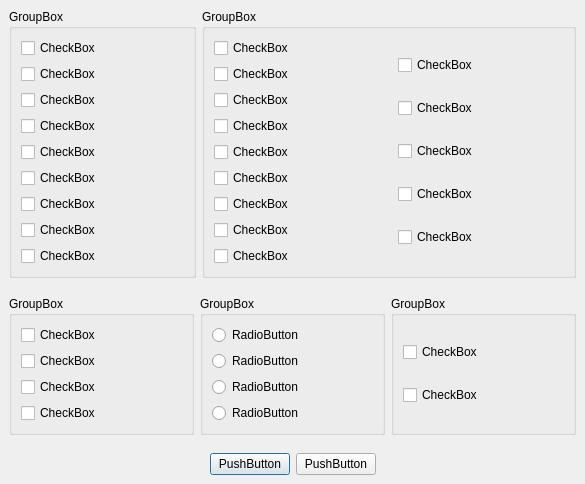
<?xml version="1.0" encoding="UTF-8"?>
<ui version="4.0">
 <class>cfgDialog</class>
 <widget class="QDialog" name="cfgDialog">
  <property name="geometry">
   <rect>
    <x>0</x>
    <y>0</y>
    <width>585</width>
    <height>415</height>
   </rect>
  </property>
  <property name="windowTitle">
   <string>Dialog</string>
  </property>
  <layout class="QHBoxLayout" name="horizontalLayout_3">
   <property name="spacing">
    <number>0</number>
   </property>
   <property name="leftMargin">
    <number>0</number>
   </property>
   <property name="topMargin">
    <number>0</number>
   </property>
   <property name="rightMargin">
    <number>0</number>
   </property>
   <property name="bottomMargin">
    <number>0</number>
   </property>
   <item>
    <widget class="QWidget" name="widget_3" native="true">
     <layout class="QVBoxLayout" name="verticalLayout">
      <property name="spacing">
       <number>0</number>
      </property>
      <property name="leftMargin">
       <number>0</number>
      </property>
      <property name="topMargin">
       <number>0</number>
      </property>
      <property name="rightMargin">
       <number>0</number>
      </property>
      <property name="bottomMargin">
       <number>0</number>
      </property>
      <item>
       <widget class="QWidget" name="widget_2" native="true">
        <layout class="QHBoxLayout" name="horizontalLayout_2" stretch="1,2">
         <item>
          <widget class="QGroupBox" name="baseOperGroup">
           <property name="title">
            <string>GroupBox</string>
           </property>
           <layout class="QVBoxLayout" name="verticalLayout_2">
            <item>
             <widget class="QCheckBox" name="readCheck">
              <property name="text">
               <string>CheckBox</string>
              </property>
             </widget>
            </item>
            <item>
             <widget class="QCheckBox" name="progCheck">
              <property name="text">
               <string>CheckBox</string>
              </property>
             </widget>
            </item>
            <item>
             <widget class="QCheckBox" name="blockProgCheck">
              <property name="text">
               <string>CheckBox</string>
              </property>
             </widget>
            </item>
            <item>
             <widget class="QCheckBox" name="illegalBitCheck">
              <property name="text">
               <string>CheckBox</string>
              </property>
             </widget>
            </item>
            <item>
             <widget class="QCheckBox" name="functionCheck">
              <property name="text">
               <string>CheckBox</string>
              </property>
             </widget>
            </item>
            <item>
             <widget class="QCheckBox" name="verifyCheck">
              <property name="text">
               <string>CheckBox</string>
              </property>
             </widget>
            </item>
            <item>
             <widget class="QCheckBox" name="eraseCheck">
              <property name="text">
               <string>CheckBox</string>
              </property>
             </widget>
            </item>
            <item>
             <widget class="QCheckBox" name="blankCheck">
              <property name="text">
               <string>CheckBox</string>
              </property>
             </widget>
            </item>
            <item>
             <widget class="QCheckBox" name="secureCheck">
              <property name="text">
               <string>CheckBox</string>
              </property>
             </widget>
            </item>
           </layout>
          </widget>
         </item>
         <item>
          <widget class="QGroupBox" name="otherOperGroup">
           <property name="title">
            <string>GroupBox</string>
           </property>
           <layout class="QHBoxLayout" name="horizontalLayout_4">
            <property name="spacing">
             <number>0</number>
            </property>
            <property name="leftMargin">
             <number>0</number>
            </property>
            <property name="topMargin">
             <number>0</number>
            </property>
            <property name="rightMargin">
             <number>0</number>
            </property>
            <property name="bottomMargin">
             <number>0</number>
            </property>
            <item>
             <widget class="QWidget" name="widget_4" native="true">
              <layout class="QVBoxLayout" name="verticalLayout_3">
               <item>
                <widget class="QCheckBox" name="insectionCheck">
                 <property name="text">
                  <string>CheckBox</string>
                 </property>
                </widget>
               </item>
               <item>
                <widget class="QCheckBox" name="pinCheck">
                 <property name="text">
                  <string>CheckBox</string>
                 </property>
                </widget>
               </item>
               <item>
                <widget class="QCheckBox" name="addressRelocateCheck">
                 <property name="text">
                  <string>CheckBox</string>
                 </property>
                </widget>
               </item>
               <item>
                <widget class="QCheckBox" name="IDCheck">
                 <property name="text">
                  <string>CheckBox</string>
                 </property>
                </widget>
               </item>
               <item>
                <widget class="QCheckBox" name="EEPROMCheck">
                 <property name="text">
                  <string>CheckBox</string>
                 </property>
                </widget>
               </item>
               <item>
                <widget class="QCheckBox" name="emptyBufferCheck">
                 <property name="text">
                  <string>CheckBox</string>
                 </property>
                </widget>
               </item>
               <item>
                <widget class="QCheckBox" name="protectCheck">
                 <property name="text">
                  <string>CheckBox</string>
                 </property>
                </widget>
               </item>
               <item>
                <widget class="QCheckBox" name="compareCheck">
                 <property name="text">
                  <string>CheckBox</string>
                 </property>
                </widget>
               </item>
               <item>
                <widget class="QCheckBox" name="masterCopyCheck">
                 <property name="text">
                  <string>CheckBox</string>
                 </property>
                </widget>
               </item>
              </layout>
             </widget>
            </item>
            <item>
             <widget class="QWidget" name="widget_5" native="true">
              <layout class="QVBoxLayout" name="verticalLayout_4">
               <item>
                <widget class="QCheckBox" name="vccVerifyCheck">
                 <property name="text">
                  <string>CheckBox</string>
                 </property>
                </widget>
               </item>
               <item>
                <widget class="QCheckBox" name="loopFunCheck">
                 <property name="text">
                  <string>CheckBox</string>
                 </property>
                </widget>
               </item>
               <item>
                <widget class="QCheckBox" name="onlineCheck">
                 <property name="text">
                  <string>CheckBox</string>
                 </property>
                </widget>
               </item>
               <item>
                <widget class="QCheckBox" name="unTestCheck">
                 <property name="text">
                  <string>CheckBox</string>
                 </property>
                </widget>
               </item>
               <item>
                <widget class="QCheckBox" name="enableSNCheck">
                 <property name="text">
                  <string>CheckBox</string>
                 </property>
                </widget>
               </item>
              </layout>
             </widget>
            </item>
           </layout>
          </widget>
         </item>
        </layout>
       </widget>
      </item>
      <item>
       <widget class="QWidget" name="widget" native="true">
        <layout class="QHBoxLayout" name="horizontalLayout">
         <item>
          <widget class="QGroupBox" name="checkSumGroup">
           <property name="title">
            <string>GroupBox</string>
           </property>
           <layout class="QVBoxLayout" name="verticalLayout_5">
            <item>
             <widget class="QCheckBox" name="sumCheck">
              <property name="text">
               <string>CheckBox</string>
              </property>
             </widget>
            </item>
            <item>
             <widget class="QCheckBox" name="wordSumCheck">
              <property name="text">
               <string>CheckBox</string>
              </property>
             </widget>
            </item>
            <item>
             <widget class="QCheckBox" name="crc16Check">
              <property name="text">
               <string>CheckBox</string>
              </property>
             </widget>
            </item>
            <item>
             <widget class="QCheckBox" name="crc32Check">
              <property name="text">
               <string>CheckBox</string>
              </property>
             </widget>
            </item>
           </layout>
          </widget>
         </item>
         <item>
          <widget class="QGroupBox" name="bitsGroup">
           <property name="title">
            <string>GroupBox</string>
           </property>
           <layout class="QVBoxLayout" name="verticalLayout_6">
            <item>
             <widget class="QRadioButton" name="bit4Button">
              <property name="text">
               <string>RadioButton</string>
              </property>
             </widget>
            </item>
            <item>
             <widget class="QRadioButton" name="bit8Button">
              <property name="text">
               <string>RadioButton</string>
              </property>
             </widget>
            </item>
            <item>
             <widget class="QRadioButton" name="bit12Button">
              <property name="text">
               <string>RadioButton</string>
              </property>
             </widget>
            </item>
            <item>
             <widget class="QRadioButton" name="bit16Button">
              <property name="text">
               <string>RadioButton</string>
              </property>
             </widget>
            </item>
           </layout>
          </widget>
         </item>
         <item>
          <widget class="QGroupBox" name="fileLoadGroup">
           <property name="title">
            <string>GroupBox</string>
           </property>
           <layout class="QVBoxLayout" name="verticalLayout_7">
            <item>
             <widget class="QCheckBox" name="wordAddressCheck">
              <property name="text">
               <string>CheckBox</string>
              </property>
             </widget>
            </item>
            <item>
             <widget class="QCheckBox" name="bigEndianCheck">
              <property name="text">
               <string>CheckBox</string>
              </property>
             </widget>
            </item>
           </layout>
          </widget>
         </item>
        </layout>
       </widget>
      </item>
      <item>
       <widget class="QWidget" name="widget_6" native="true">
        <layout class="QHBoxLayout" name="horizontalLayout_5">
         <item>
          <spacer name="horizontalSpacer">
           <property name="orientation">
            <enum>Qt::Horizontal</enum>
           </property>
           <property name="sizeHint" stdset="0">
            <size>
             <width>197</width>
             <height>20</height>
            </size>
           </property>
          </spacer>
         </item>
         <item>
          <widget class="QPushButton" name="okButton">
           <property name="text">
            <string>PushButton</string>
           </property>
          </widget>
         </item>
         <item>
          <widget class="QPushButton" name="cancelButton">
           <property name="text">
            <string>PushButton</string>
           </property>
          </widget>
         </item>
         <item>
          <spacer name="horizontalSpacer_2">
           <property name="orientation">
            <enum>Qt::Horizontal</enum>
           </property>
           <property name="sizeHint" stdset="0">
            <size>
             <width>196</width>
             <height>20</height>
            </size>
           </property>
          </spacer>
         </item>
        </layout>
       </widget>
      </item>
     </layout>
    </widget>
   </item>
  </layout>
 </widget>
 <resources/>
 <connections/>
</ui>
